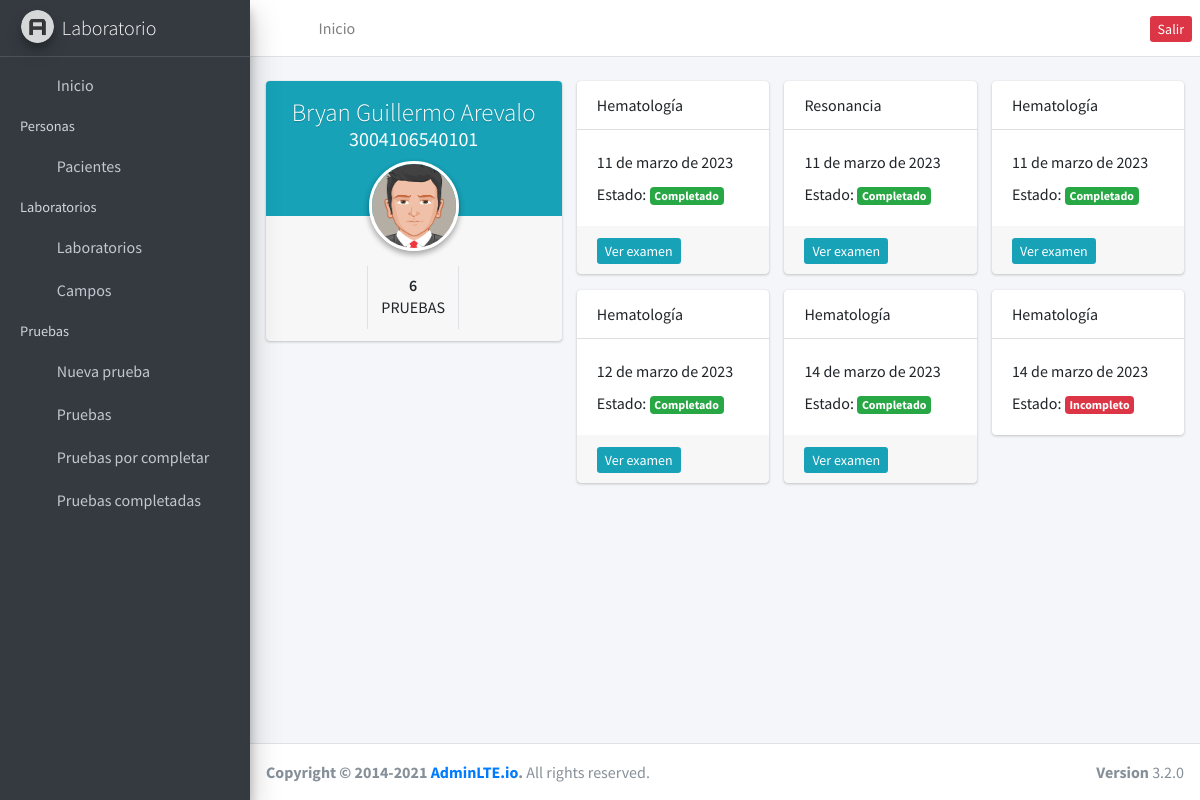
Screenshot of /clients/history/1 (signed in) with the database file from the repository.
### clientes/models.py (models this page shows, shortened)
class Clients(models.Model):
    name = models.CharField(max_length=255, default='N/A', null=False)
    birth = models.DateField(default=datetime.date.today, auto_now=False)
    phone = models.CharField(max_length=15, null=True)
    dpi = models.CharField(max_length=20, null=False, default='N/A')
    email = models.EmailField(default='n/a', null=False)
    sex = models.IntegerField(default=1)
    nit = models.CharField(max_length=20, default='N/A')
    created_at = models.DateField(auto_now=True)

### testsApp/models.py (models this page shows, shortened)
class Test(models.Model):
    patient = models.ForeignKey(Clients, on_delete=models.PROTECT)
    lab = models.ForeignKey(Laboratory, on_delete=models.PROTECT)
    completed = models.BooleanField(default=False)
    comment = models.CharField(default='No hay comentarios', max_length=255)
    created_at = models.DateField(default=datetime.date.today)

### laboratories/models.py (models this page shows, shortened)
class Laboratory(models.Model):
    name = models.CharField(max_length=255, null=False)
    price = models.FloatField(default=0.00, null=False)

### clientes/views.py (the view)
# urls.py: path('history/<int:id>', history, name='patient_history'),
@login_required
def history(request, id):
    client = Clients.objects.get(id = id)
    tests = Test.objects.filter(patient=id).select_related('lab')
    context = {
        'client': client,
        'tests': tests
    }
    return render(request, 'history.html', context)

### clientes/templates/history.html (shortened to what this page needs)
{% extends 'base.html' %} {% load static %} {% block content %}
<div class="row">
  <div class="col-md-4">
    <div class="card card-widget widget-user">
      <div class="widget-user-header bg-info">
        <h3 class="widget-user-username">{{ client.name }}</h3>
        <h5 class="widget-user-desc">{{ client.dpi }}</h5>
      </div>
      <div class="widget-user-image">
        <img
          class="img-circle elevation-2"
          src="{% static '/dist/img/avatar5.png' %}"
          alt="User Avatar"
        />
      </div>
      <div class="card-footer">
        <div class="row">
          <div class="col-sm-4 border-right">
          </div>
          <div class="col-sm-4 border-right">
            <div class="description-block">
              <h5 class="description-header">{{ tests.count }}</h5>
              <span class="description-text">Pruebas</span>
            </div>
          </div>
          <div class="col-sm-4">
          </div>
        </div>
      </div>
    </div>
  </div>
  <div class="col-md-8">
    <div class="row">
      {% for test in tests %}
      <div class="col-md-4">
        <div class="card text-decoration-none">
          <div class="card-header">{{ test.lab.name }}</div>
          <div class="card-body">
            <div class="center">{{ test.created_at }}</div>
            <div class="mt-2">
              Estado: {% if test.completed %}
              <div class="badge badge-success">Completado</div>
              {% else %}
              <div class="badge badge-danger">Incompleto</div>
              {% endif %}
            </div>
          </div>
          {% if test.completed %}
          <div class="card-footer">
            <a target="_blank" href="{% url 'send_pdf' test.id %}" class="btn-sm btn-info">
              Ver examen
            </a>
          </div>
          {% endif %}
        </div>
      </div>
      {% endfor %}
    </div>
  </div>
</div>
{% endblock %}

### templates/base.html (shortened to what this page needs)
{% load static %}
<!DOCTYPE html>
<html lang="en">
  <head>
    <link rel="stylesheet" href="{% static '/plugins/select2/css/select2.min.css' %}" />
    <link
      rel="stylesheet"
      href="{% static '/plugins/select2-bootstrap4-theme/select2-bootstrap4.min.css' %}"
    />
    <link rel="stylesheet" href='{% static "/plugins/fontawesome-free/css/all.min.css" %}' />
    <link
      rel="stylesheet"
      href="https://code.ionicframework.com/ionicons/2.0.1/css/ionicons.min.css"
    />
    <link rel="stylesheet" href='{% static "/dist/css/adminlte.min.css" %}' />
    <link
      rel="stylesheet"
      href="https://cdnjs.cloudflare.com/ajax/libs/animate.css/4.1.1/animate.min.css"
    />
  </head>
  <body class="hold-transition sidebar-mini">
    <div class="wrapper">
      <nav class="main-header navbar navbar-expand navbar-white navbar-light">
        <ul class="navbar-nav">
          <li class="nav-item">
            <a class="nav-link" data-widget="pushmenu" href="#" role="button"
              ><i class="fas fa-bars"></i
            ></a>
          </li>
          <li class="nav-item d-none d-sm-inline-block">
            <a href="{% url 'dashboard' %}" class="nav-link">Inicio</a>
          </li>
        </ul>
        <ul class="navbar-nav ml-auto">
          <li class="nav-item">
            <a href="{% url 'logout' %}" class="nav-linka btn-sm btn-danger">Salir</a>
          </li>
        </ul>
      </nav>
      <aside class="main-sidebar sidebar-dark-primary elevation-4">
        <a href="{% url 'dashboard' %}" class="brand-link">
          <img
            src="{% static 'dist/img/AdminLTELogo.png' %}"
            alt="AdminLTE Logo"
            class="brand-image img-circle elevation-3"
            style="opacity: 0.8"
          />
          <span class="brand-text font-weight-light">Laboratorio</span>
        </a>
        <div class="sidebar">
          <nav class="mt-2">
            <ul
              class="nav nav-pills nav-sidebar flex-column"
              data-widget="treeview"
              role="menu"
              data-accordion="false"
            >
              <li class="nav-item">
                <a class="nav-link" href="{% url 'dashboard' %}">
                  <i class="nav-icon fas fa-tachometer-alt"></i>
                  <p>Inicio</p>
                </a>
              </li>
              <li class="nav-header">Personas</li>
              <li class="nav-item">
                <a href="{% url 'clients' %}" class="nav-link">
                  <i class="nav-icon fas fa-user-alt"></i>
                  <p>Pacientes</p>
                </a>
              </li>
              <li class="nav-header">Laboratorios</li>
              <li class="nav-item">
                <a href="{% url 'laboratories' %}" class="nav-link">
                  <i class="nav-icon fas fa-vials"></i>
                  <p>Laboratorios</p>
                </a>
              </li>
              <div class="nav-item">
                <a href="{% url 'fields' %}" class="nav-link">
                  <i class="nav-icon fas fa-filter"></i>
                  <p>Campos</p>
                </a>
              </div>
              <li class="nav-header">Pruebas</li>
              <div class="nav-item">
                <a href="{% url 'new_test' %}" class="nav-link">
                  <i class="nav-icon fas fa-plus-square"></i>
                  <p>Nueva prueba</p>
                </a>
              </div>
              <div class="nav-item">
                <a href="{% url 'tests' %}" class="nav-link">
                  <i class="nav-icon fas fa-vial"></i>
                  <p>Pruebas</p>
                </a>
              </div>
              <div class="nav-item">
                <a href="{% url 'uncompleted_tests' %}" class="nav-link">
                  <i class="nav-icon fas fa-virus-slash"></i>
                  <p>Pruebas por completar</p>
                </a>
              </div>
              <div class="nav-item">
                <a href="{% url 'completed_tests' %}" class="nav-link">
                  <i class="nav-icon fas fa-virus"></i>
                  <p>Pruebas completadas</p>
                </a>
              </div>
            </ul>
          </nav>
        </div>
      </aside>
      <div class="content-wrapper">
        <div class="content">
          <div class="container-fluid pt-4 animate__animated animate__fadeIn">
            {% block content %} {% endblock %}
          </div>
        </div>
      </div>
      <footer class="main-footer">
        <strong>Copyright &copy; 2014-2021 <a href="https://adminlte.io">AdminLTE.io</a>.</strong>
        All rights reserved.
        <div class="float-right d-none d-sm-inline-block"><b>Version</b> 3.2.0</div>
      </footer>
    </div>
  </body>
</html>

### rows the page displays
Clients: name "Bryan Guillermo Arevalo", dpi "3004106540101"
Test: lab.name "Hematología", created_at "11 de marzo de 2023", completed "Completado"
Test: lab.name "Resonancia", created_at "11 de marzo de 2023", completed "Completado"
Test: lab.name "Hematología", created_at "11 de marzo de 2023", completed "Completado"
Test: lab.name "Hematología", created_at "12 de marzo de 2023", completed "Completado"
Test: lab.name "Hematología", created_at "14 de marzo de 2023", completed "Completado"
Test: lab.name "Hematología", created_at "14 de marzo de 2023", completed "Incompleto"

### other values shown
{{ tests.count }} "6"
